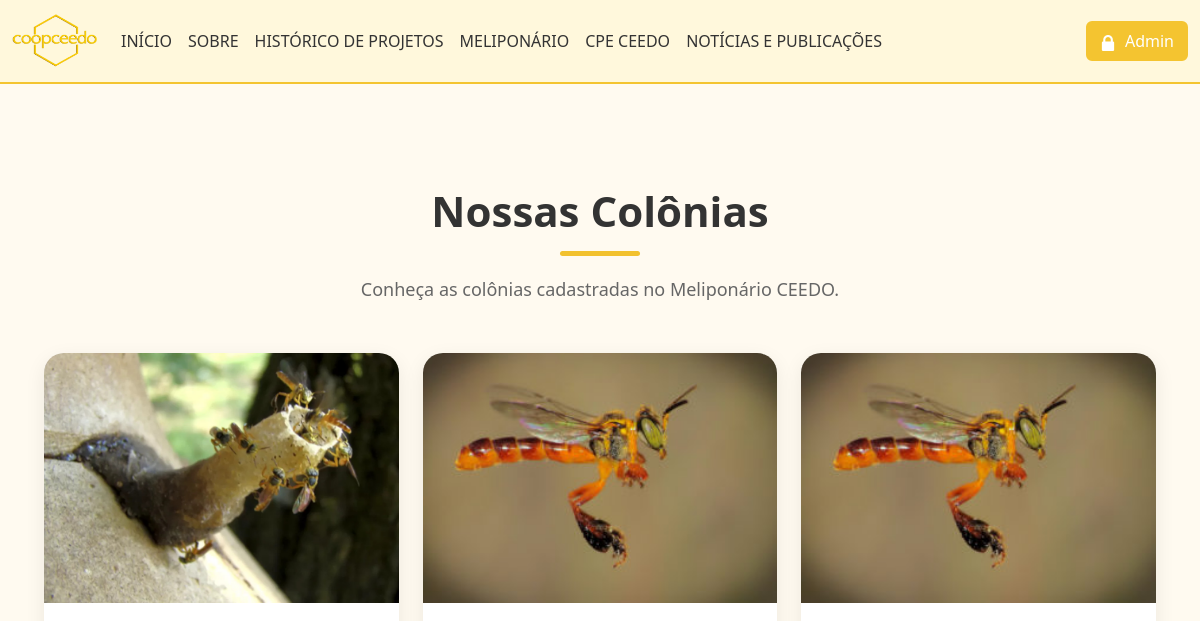
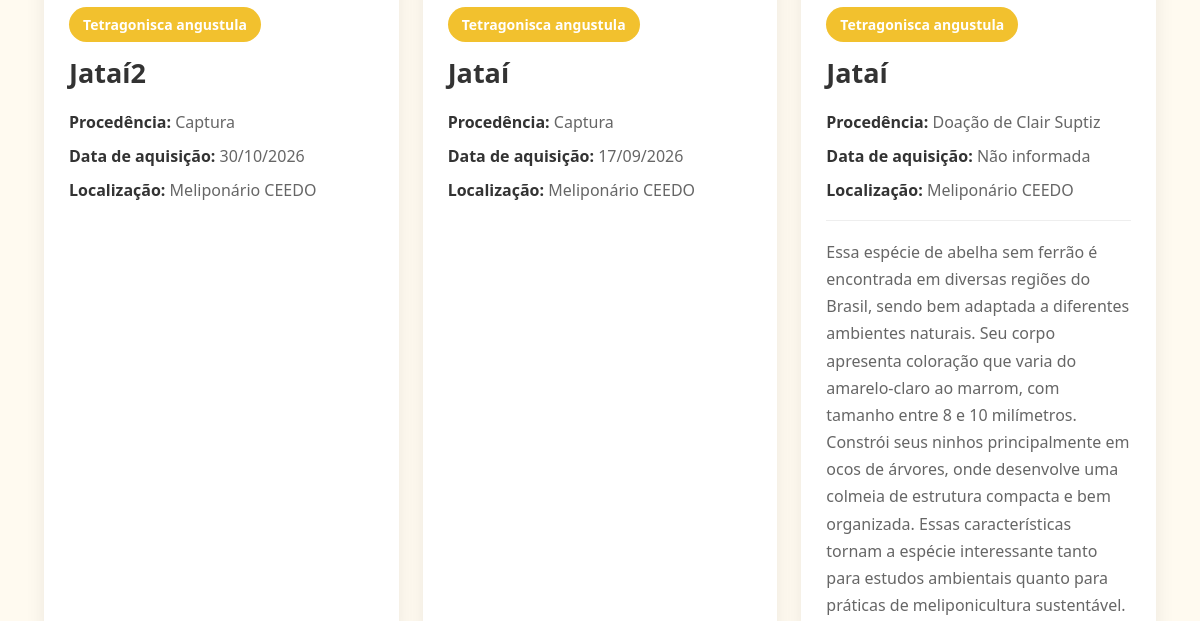
The page /catalogo_colonias.php (upper part) on the database as committed earlier (2 pictures, top to bottom).
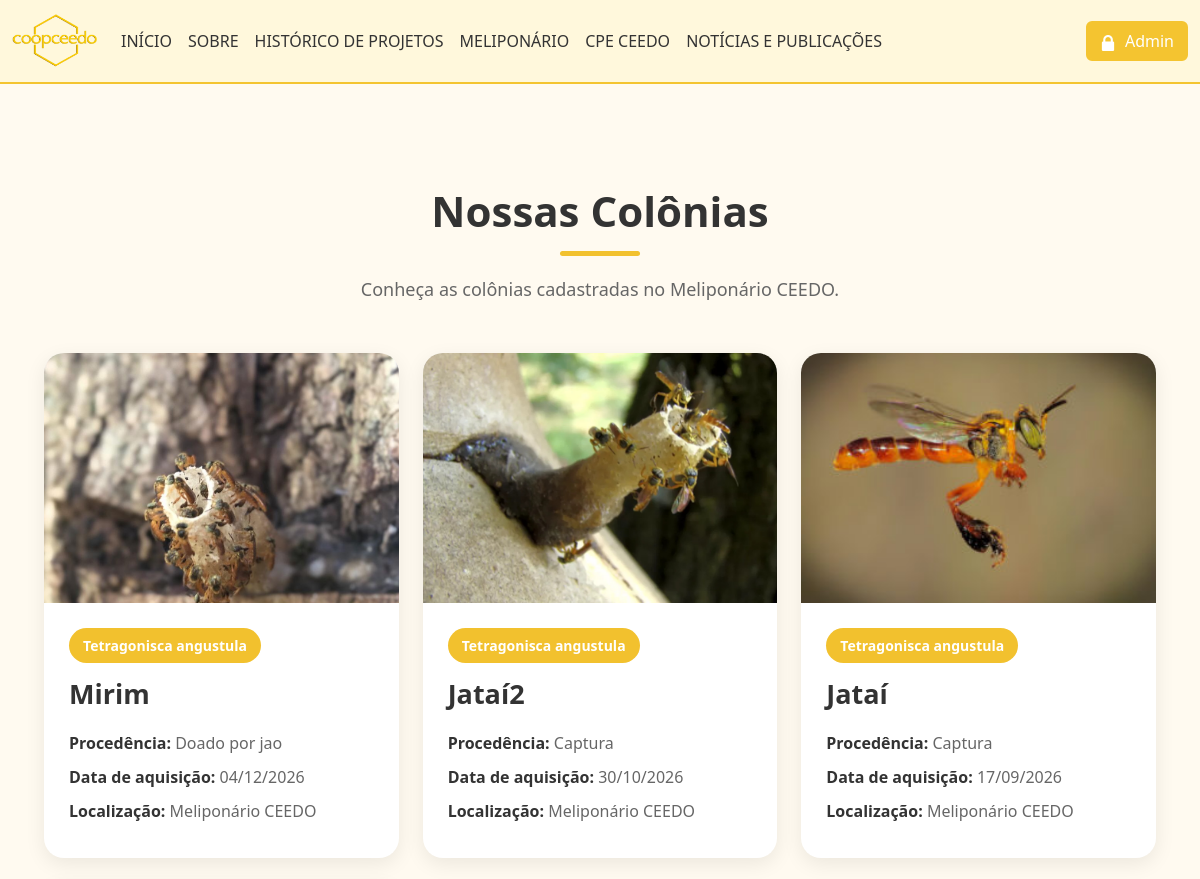
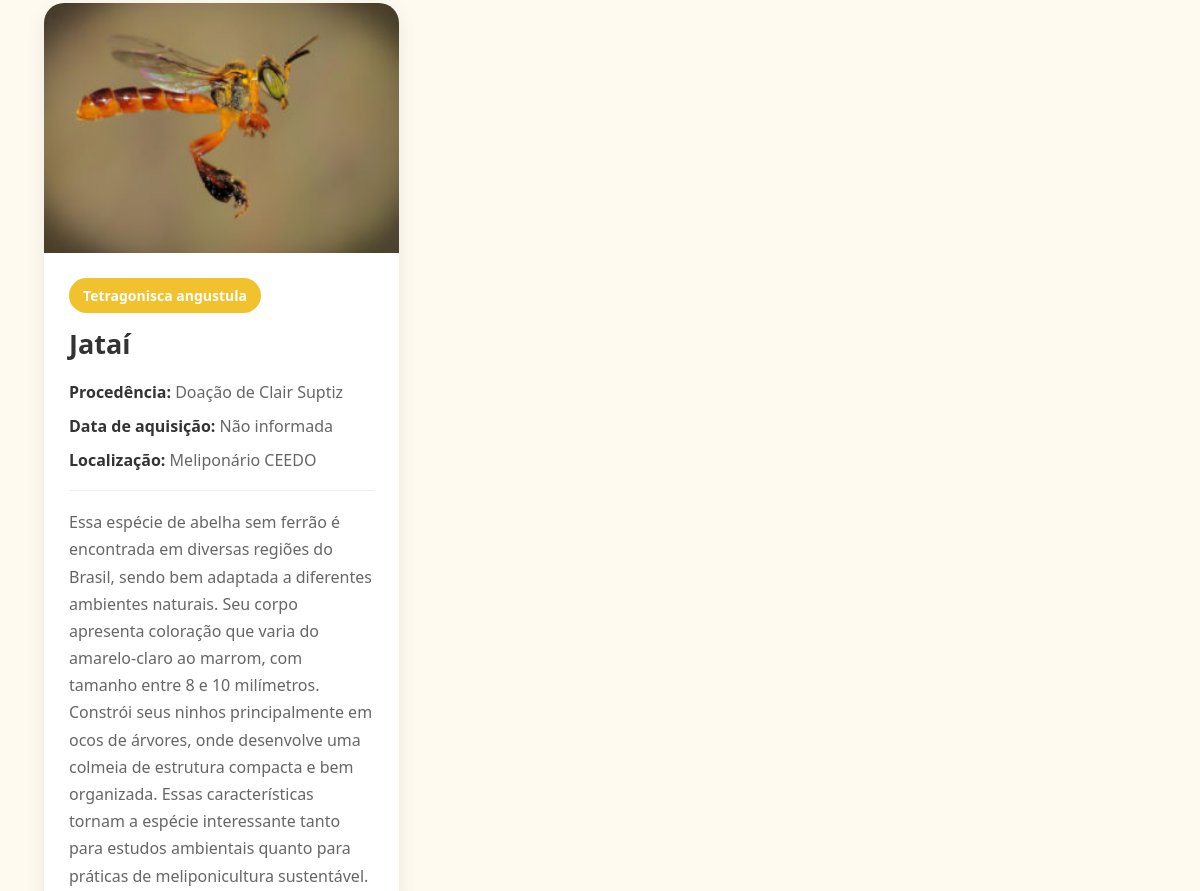
The same page on the database as committed later (2 pictures, top to bottom).
### tables this page shows
CREATE TABLE `colonias` (
  `id` int(11) NOT NULL,
  `nome` varchar(100) NOT NULL,
  `especie` varchar(150) NOT NULL,
  `procedencia` varchar(150) NOT NULL,
  `data_aquisicao` date NOT NULL,
  `localizacao` varchar(150) NOT NULL,
  `descricao` text DEFAULT NULL,
  `foto` varchar(255) NOT NULL,
  `banner` varchar(255) DEFAULT NULL
);

### catalogo_colonias.php (the view, shortened to what this page needs)
<?php
$conexao = mysqli_connect("localhost", "root", "", "coopceedo");
mysqli_set_charset($conexao, "utf8mb4");
$sql = "SELECT * FROM colonias ORDER BY id DESC";
$resultado = mysqli_query($conexao, $sql);
?>
<!DOCTYPE html>
<html lang="pt-BR">
<head>
    <?php include 'includes_site/head.php'; ?>
</head>
<body>
    <?php include 'includes_site/header.php'; ?>
    <main>
        <section class="catalogo-colonias">
            <div class="container">
                <div class="titulo-catalogo">
                    <h1>Nossas Colônias</h1>
                    <div class="linha-titulo"></div>
                    <p>
                        Conheça as colônias cadastradas no Meliponário CEEDO.
                    </p>
                </div>
                <div class="row g-4">
                    <?php while ($colonia = mysqli_fetch_assoc($resultado)) { ?>
                        <div class="col-12 col-md-6 col-lg-4">
                            <div class="card-colonia">
                                <?php if (!empty($colonia['foto'])) { ?>
                                    <img
                                        src="./painel/uploads/<?php echo rawurlencode(basename($colonia['foto'])); ?>"
                                        alt="<?php echo htmlspecialchars($colonia['nome']); ?>"
                                        class="imagem-colonia"
                                    >
                                <?php } else { ?>
                                    <div class="sem-imagem">
                                        Imagem não cadastrada
                                    </div>
                                <?php } ?>
                                <div class="conteudo-colonia">
                                    <span class="especie">
                                        <?php echo htmlspecialchars($colonia['especie']); ?>
                                    </span>
                                    <h2 class="nome-colonia">
                                        <?php echo htmlspecialchars($colonia['nome']); ?>
                                    </h2>
                                    <div class="informacao">
                                        <strong>Procedência:</strong>
                                        <?php echo htmlspecialchars($colonia['procedencia']); ?>
                                    </div>
                                    <div class="informacao">
                                        <strong>Data de aquisição:</strong>
                                        <?php
                                        if (
                                            !empty($colonia['data_aquisicao']) &&
                                            $colonia['data_aquisicao'] != '0000-00-00'
                                        ) {
                                            echo date(
                                                'd/m/Y',
                                                strtotime($colonia['data_aquisicao'])
                                            );
                                        } else {
                                            echo 'Não informada';
                                        }
                                        ?>
                                    </div>
                                    <div class="informacao">
                                        <strong>Localização:</strong>
                                        <?php echo htmlspecialchars($colonia['localizacao']); ?>
                                    </div>
                                    <?php if (!empty($colonia['descricao'])) { ?>
                                        <div class="descricao">
                                            <?php
                                            echo nl2br(
                                                htmlspecialchars($colonia['descricao'])
                                            );
                                            ?>
                                        </div>
                                    <?php } ?>
                                </div>
                            </div>
                        </div>
                    <?php } ?>
                </div>
            </div>
        </section>
    </main>
</body>
</html>

Rows that differ between the two databases and show on the page:
added colonias: foto (picture), especie "Tetragonisca angustula", nome "Mirim", procedencia "Doado por jao", data_aquisicao "04/12/2026", localizacao "Meliponário CEEDO"
